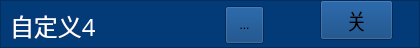
      <widget class="QFrame" name="frame_38">
       <property name="geometry">
        <rect>
         <x>440</x>
         <y>430</y>
         <width>420</width>
         <height>48</height>
        </rect>
       </property>
       <property name="styleSheet">
        <string notr="true">background-color: rgb(2, 59, 120);</string>
       </property>
       <property name="frameShape">
        <enum>QFrame::StyledPanel</enum>
       </property>
       <property name="frameShadow">
        <enum>QFrame::Raised</enum>
       </property>
       <widget class="QLabel" name="label_109">
        <property name="geometry">
         <rect>
          <x>10</x>
          <y>10</y>
          <width>221</width>
          <height>31</height>
         </rect>
        </property>
        <property name="font">
         <font>
          <family>微软雅黑</family>
          <pointsize>18</pointsize>
         </font>
        </property>
        <property name="styleSheet">
         <string notr="true">color: rgb(255, 255, 255);</string>
        </property>
        <property name="text">
         <string>自定义4</string>
        </property>
       </widget>
       <widget class="QToolButton" name="toolButton_seldefine4">
        <property name="geometry">
         <rect>
          <x>225</x>
          <y>6</y>
          <width>39</width>
          <height>38</height>
         </rect>
        </property>
        <property name="text">
         <string>...</string>
        </property>
        <property name="icon">
         <iconset>
          <normaloff>gct_ied_green.png</normaloff>gct_ied_green.png</iconset>
        </property>
        <property name="iconSize">
         <size>
          <width>32</width>
          <height>32</height>
         </size>
        </property>
       </widget>
       <widget class="QToolButton" name="toolButton_seldefine4chain">
        <property name="geometry">
         <rect>
          <x>320</x>
          <y>0</y>
          <width>73</width>
          <height>40</height>
         </rect>
        </property>
        <property name="font">
         <font>
          <family>微软雅黑</family>
          <pointsize>16</pointsize>
         </font>
        </property>
        <property name="text">
         <string>关</string>
        </property>
        <property name="icon">
         <iconset>
          <normaloff>yb_on.png</normaloff>yb_on.png</iconset>
        </property>
        <property name="iconSize">
         <size>
          <width>66</width>
          <height>48</height>
         </size>
        </property>
       </widget>
      </widget>
